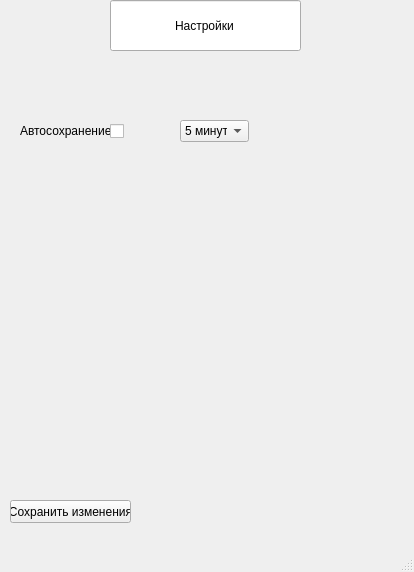
<?xml version="1.0" encoding="UTF-8"?>
<ui version="4.0">
 <class>Card</class>
 <widget class="QMainWindow" name="Card">
  <property name="geometry">
   <rect>
    <x>0</x>
    <y>0</y>
    <width>414</width>
    <height>572</height>
   </rect>
  </property>
  <property name="windowTitle">
   <string>Settings</string>
  </property>
  <property name="styleSheet">
   <string notr="true"/>
  </property>
  <widget class="QWidget" name="centralwidget">
   <property name="styleSheet">
    <string notr="true"/>
   </property>
   <widget class="QLineEdit" name="titttle">
    <property name="geometry">
     <rect>
      <x>110</x>
      <y>0</y>
      <width>191</width>
      <height>51</height>
     </rect>
    </property>
    <property name="styleSheet">
     <string notr="true">font: 20pt &quot;MS Shell Dlg 2&quot;;</string>
    </property>
    <property name="text">
     <string>Настройки</string>
    </property>
    <property name="alignment">
     <set>Qt::AlignCenter</set>
    </property>
    <property name="readOnly">
     <bool>true</bool>
    </property>
   </widget>
   <widget class="QLabel" name="AS">
    <property name="geometry">
     <rect>
      <x>20</x>
      <y>120</y>
      <width>91</width>
      <height>21</height>
     </rect>
    </property>
    <property name="text">
     <string>Автосохранение</string>
    </property>
   </widget>
   <widget class="QCheckBox" name="ch_autosave">
    <property name="geometry">
     <rect>
      <x>110</x>
      <y>123</y>
      <width>16</width>
      <height>17</height>
     </rect>
    </property>
    <property name="text">
     <string/>
    </property>
   </widget>
   <widget class="QPushButton" name="saveButton">
    <property name="geometry">
     <rect>
      <x>10</x>
      <y>500</y>
      <width>121</width>
      <height>23</height>
     </rect>
    </property>
    <property name="text">
     <string>Сохранить изменения</string>
    </property>
   </widget>
   <widget class="QComboBox" name="timechoice">
    <property name="geometry">
     <rect>
      <x>180</x>
      <y>120</y>
      <width>69</width>
      <height>22</height>
     </rect>
    </property>
    <item>
     <property name="text">
      <string>5 минут</string>
     </property>
    </item>
    <item>
     <property name="text">
      <string>10 минут</string>
     </property>
    </item>
    <item>
     <property name="text">
      <string>15 минут</string>
     </property>
    </item>
   </widget>
  </widget>
  <widget class="QMenuBar" name="menubar">
   <property name="geometry">
    <rect>
     <x>0</x>
     <y>0</y>
     <width>414</width>
     <height>21</height>
    </rect>
   </property>
  </widget>
  <widget class="QStatusBar" name="statusbar"/>
 </widget>
 <resources/>
 <connections/>
</ui>
